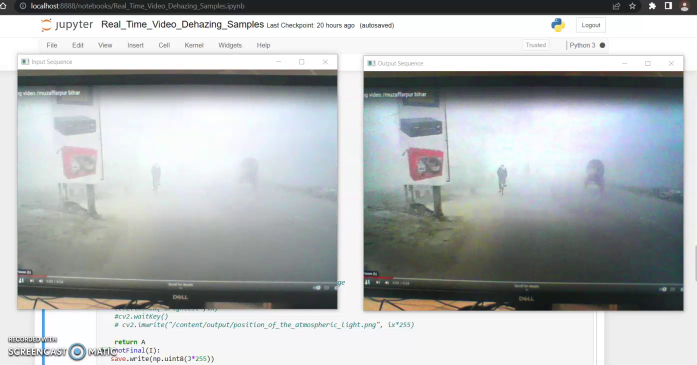
#> input picture frame 62 of Data and Testing/Live Video Testing Rec/Test 1/Rec_1.mp4, 1394 x 730 px, given in place of Vdo_3.mp4, which was not available (shown at 1/2 size)
$ jupyter execute --allow-errors '2) RTVD_IP_ImgDhzrFun.ipynb'   (shell and % lines are left out)   (older library calls are emulated)   (text cells are left out)
#> lines starting #> are read from the running program, lines starting #| are printed output that depends on the picture; pictures that were not available may be replaced by others from this repository, and a replacement may not be noted
[cell 1]
# Importing Libraries:
# !pip install image_dehazer

import numpy as np
import image_dehazer
import cv2
import time
# !pip install imutils
import imutils
from imutils.video import VideoStream
import copy

#> (a cell that did not finish here is left out)

[cell 3]
if __name__ == "__main__":
    # Video Input:
    inputVideoPath = r"E:\College Education\DA-IICT\Study\Sem 3\Pratik - Projects\Video Dehazing\Input Images & Videos\Input Videos\Vdo_3.mp4"
    vidObj = cv2.VideoCapture(inputVideoPath)

    # Loop for frames:
    fourcc = cv2.VideoWriter_fourcc(*'MP4V')
    frame_width = vidObj.get(cv2.CAP_PROP_FRAME_WIDTH)
    frame_height = vidObj.get(cv2.CAP_PROP_FRAME_HEIGHT)
    fps = vidObj.get(cv2.CAP_PROP_FPS)
    frame_nos = vidObj.get(cv2.CAP_PROP_FRAME_COUNT)
    save = cv2.VideoWriter('E:\College Education\DA-IICT\Study\Sem 3\Pratik - Projects\Video Dehazing\Input Images & Videos\Input Videos\output.mp4',fourcc, fps, (int(frame_width), int(frame_height)))

    FI = None
    for frame_idx in range(int(frame_nos+1)):
      ret, I = vidObj.read()

      # [7 lines of commented-out code are left out]
      if frame_idx and ret:
        FI = final(I)
        save.write(FI)


      # Breaking Loop:
      if cv2.waitKey(1) & 0xFF == ord('q'):
        break
#> this loop made 1 pass; (key q is pressed on pass 1)
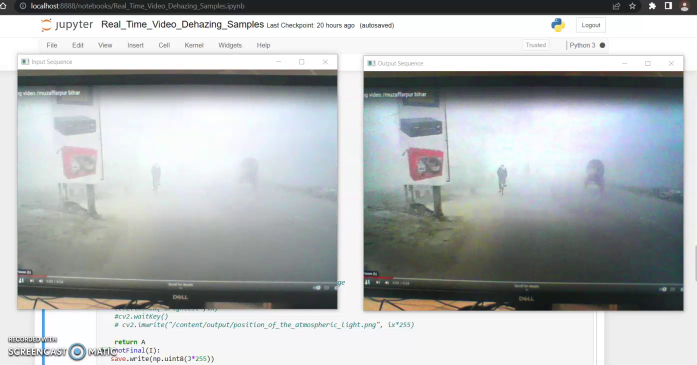
#> input picture frame 62 of Data and Testing/Live Video Testing Rec/Test 1/Rec_1.mp4, 1394 x 730 px, given in place of Vdo_3.mp4, which was not available (shown at 1/2 size)
#> I is the input picture: shape (730, 1394, 3); mean B, G, R 180.7, 179.7, 175.7

      # frame_idx+=10
    vidObj.release()
    save.release()
    cv2.destroyAllWindows()

print('Execution Completed')

[cell 4]
vidObj_vs = VideoStream(0).start()
time.sleep(1.0)
start_time = time.time()
#> (the rest of this cell did not finish here and is left out)

[cell 5]
import numpy as np
# import image_dehazer
import cv2
import time
# !pip install imutils
import imutils
from imutils.video import VideoStream
import copy

[cell 6]
def Airlight(HazeImg, AirlightMethod, windowSize):
#> called with AirlightMethod = 'fast', windowSize = 15
    if(AirlightMethod.lower() == 'fast'):
        A = []
        if(len(HazeImg.shape) == 3):
            for ch in range(len(HazeImg.shape)):
                kernel = np.ones((windowSize, windowSize), np.uint8)
                minImg = cv2.erode(HazeImg[:, :, ch], kernel)
                A.append(int(minImg.max()))
#> this loop made 3 passes
#> pass 3, in Airlight, `minImg = cv2.erode(HazeImg[:, :, ch], kernel)`:
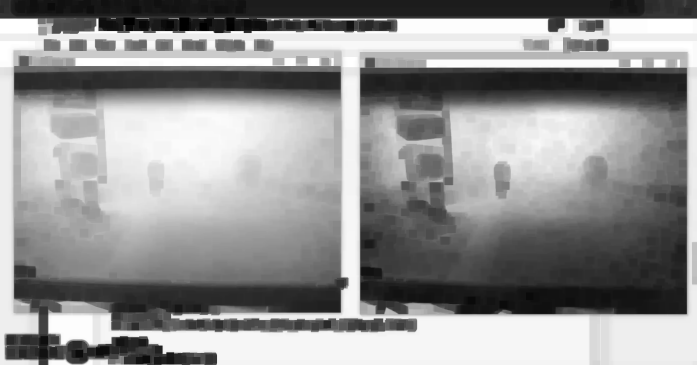
#> minImg: shape (730, 1394) (shown at 1/2 size); min 0, max 255, mean 146.7
#> after the loop, A = [255, 255, 255]
        else:
            kernel = np.ones((windowSize, windowSize), np.uint8)
            minImg = cv2.erode(HazeImg, kernel)
            A.append(int(minImg.max()))
    return(A)

def BoundCon(HazeImg, A, C0, C1, windowSze):
#> called with C0 = 20, C1 = 300, windowSze = 3
    if(len(HazeImg.shape) == 3):

        t_b = np.maximum((A[0] - HazeImg[:, :, 0].astype(np.float)) / (A[0] - C0),
                         (HazeImg[:, :, 0].astype(np.float) - A[0]) / (C1 - A[0]))
        t_g = np.maximum((A[1] - HazeImg[:, :, 1].astype(np.float)) / (A[1] - C0),
                         (HazeImg[:, :, 1].astype(np.float) - A[1]) / (C1 - A[1]))
        t_r = np.maximum((A[2] - HazeImg[:, :, 2].astype(np.float)) / (A[2] - C0),
                         (HazeImg[:, :, 2].astype(np.float) - A[2]) / (C1 - A[2]))

        MaxVal = np.maximum(t_b, t_g, t_r)
        transmission = np.minimum(MaxVal, 1)
    else:
        transmission = np.maximum((A[0] - HazeImg.astype(np.float)) / (A[0] - C0),
                         (HazeImg.astype(np.float) - A[0]) / (C1 - A[0]))
        transmission = np.minimum(transmission, 1)

    kernel = np.ones((windowSze, windowSze), np.float)
    transmission = cv2.morphologyEx(transmission, cv2.MORPH_CLOSE, kernel=kernel)
    return(transmission)

def CalTransmission(HazeImg, Transmission, regularize_lambda, sigma):
#> called with regularize_lambda = 1, sigma = 0.5
    rows, cols = Transmission.shape

    KirschFilters = LoadFilterBank()

    # Normalize the filters
    for idx, currentFilter in enumerate(KirschFilters):
        KirschFilters[idx] = KirschFilters[idx] / np.linalg.norm(currentFilter)

    # Calculate Weighting function --> [rows, cols. numFilters] --> One Weighting function for every filter
    WFun = []
    for idx, currentFilter in enumerate(KirschFilters):
        WFun.append(CalculateWeightingFunction(HazeImg, currentFilter, sigma))
#> this loop made 9 passes
#> pass 1, in CalculateWeightingFunction, `Red = HazeImageDouble[:, :, 2]`:
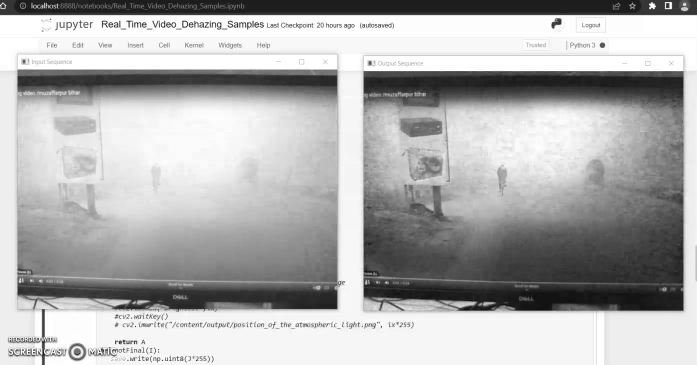
#> Red: shape (730, 1394) float64 (shown at 1/2 size); min 0, max 1, mean 0.689
#> pass 1, in circularConvFilt, `FilteredImg = cv2.filter2D(PaddedImg, -1, Filter)`:
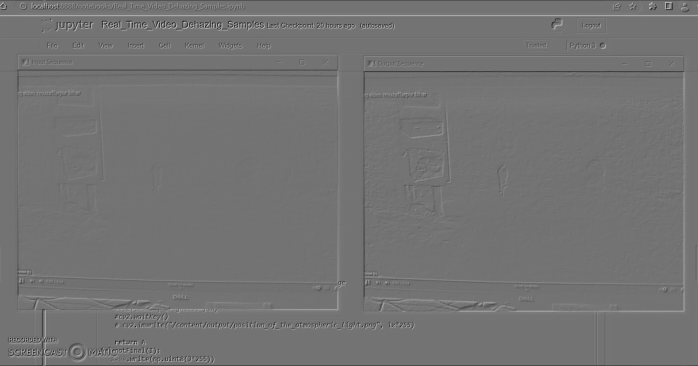
#> FilteredImg: shape (732, 1396) float64 (shown at 1/2 size); min -0.996, max 1.2, mean 1.27e-16; drawn with min black and max white
#> after the loop, WFun = 9 items

    # Precompute the constants that are later needed in the optimization step
    tF = np.fft.fft2(Transmission)
    DS = 0

    for i in range(len(KirschFilters)):
        D = psf2otf(KirschFilters[i], (rows, cols))
        DS = DS + (abs(D) ** 2)
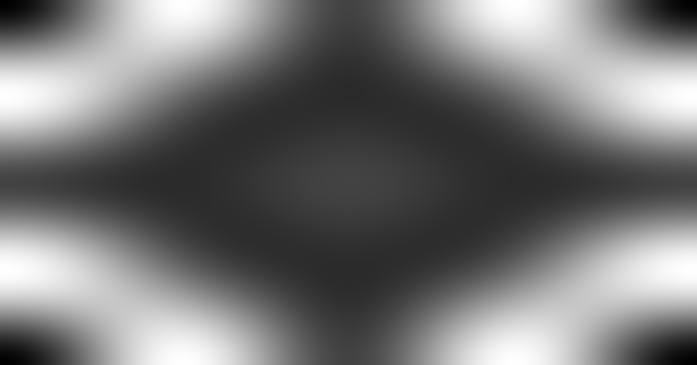
#> DS: shape (730, 1394) float64 (shown at 1/2 size); min 1.91e-31, max 19.53, mean 9; drawn with min black and max white

    # Cyclic loop for refining t and u --> Section III in the paper
    beta = 1                    # Start Beta value --> selected from the paper
    beta_max = 2**8             # Selected from the paper --> Section III --> "Scene Transmission Estimation"
    beta_rate = 2*np.sqrt(2)    # Selected from the paper

    while(beta < beta_max):
        gamma = regularize_lambda / beta

        # Fixing t first and solving for u
        DU = 0
        for i in range(len(KirschFilters)):
            dt = circularConvFilt(Transmission, KirschFilters[i])
            u = np.maximum((abs(dt) - (WFun[i] / (len(KirschFilters)*beta))), 0) * np.sign(dt)
            DU = DU + np.fft.fft2(circularConvFilt(u, cv2.flip(KirschFilters[i], -1)))

        # Fixing u and solving t --> Equation 26 in the paper
        # Note: In equation 26, the Numerator is the "DU" calculated in the above part of the code
        # In the equation 26, the Denominator is the DS which was computed as a constant in the above code

        Transmission = np.abs(np.fft.ifft2((gamma * tF + DU) / (gamma + DS)))
        beta = beta * beta_rate
#> this loop made 6 passes
#> pass 1, in circularConvFilt (call 28), `FilteredImg = cv2.filter2D(PaddedImg, -1, Filter)`:
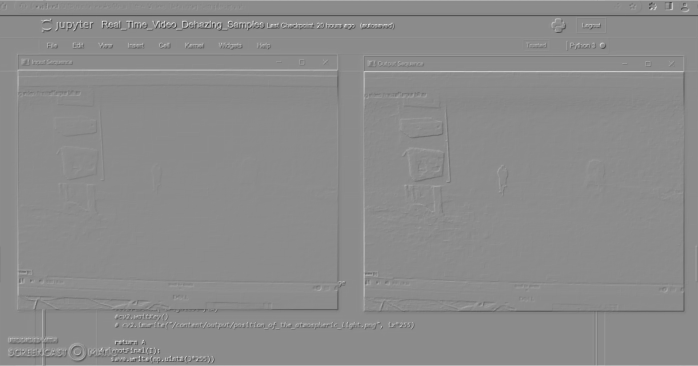
#> FilteredImg: shape (732, 1396) float64 (shown at 1/2 size); min -1.24, max 1.02, mean 5.38e-17; drawn with min black and max white
#> after the loop:
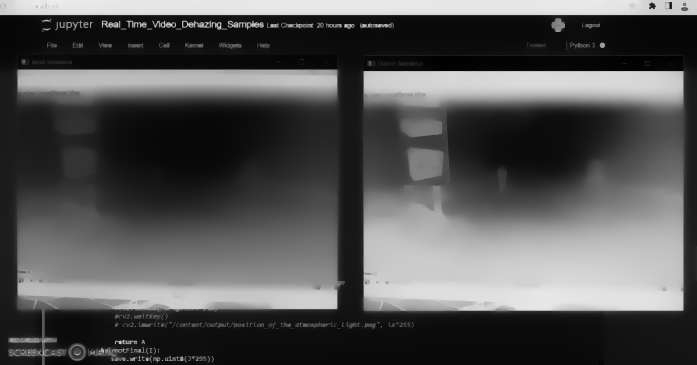
#> Transmission: shape (730, 1394) float64 (shown at 1/2 size); min 0.000409, max 1.01, mean 0.334; drawn with min black and max white
#> after the loop:
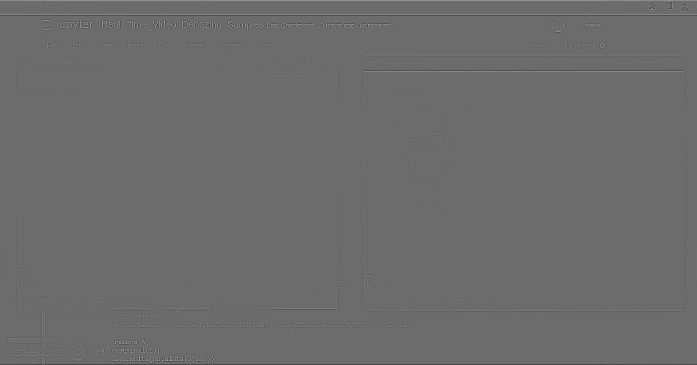
#> dt: shape (730, 1394) float64 (shown at 1/2 size); min -0.447, max 0.607, mean 1.12e-19; drawn with min black and max white
#> after the loop, beta = 512
    return(Transmission)

def LoadFilterBank():
    KirschFilters = []
    KirschFilters.append(np.array([[-3, -3, -3],   [-3, 0, 5],   [-3, 5, 5]]))
    KirschFilters.append(np.array([[-3, -3, -3],   [-3, 0, -3],  [5, 5, 5]]))
    KirschFilters.append(np.array([[-3, -3, -3],   [5, 0, -3],   [5, 5, -3]]))
    KirschFilters.append(np.array([[5, -3, -3],    [5, 0, -3],   [5, -3, -3]]))
    KirschFilters.append(np.array([[5, 5, -3],     [5, 0, -3],   [-3, -3, -3]]))
    KirschFilters.append(np.array([[5, 5, 5],      [-3, 0, -3],  [-3, -3, -3]]))
    KirschFilters.append(np.array([[-3, 5, 5],     [-3, 0, 5],   [-3, -3, -3]]))
    KirschFilters.append(np.array([[-3, -3, 5],    [-3, 0, 5],   [-3, -3, 5]]))
    KirschFilters.append(np.array([[-1, -1, -1],   [-1, 8, -1],  [-1, -1, -1]]))
    return(KirschFilters)

def CalculateWeightingFunction(HazeImg, Filter, sigma):

    # Computing the weight function... Eq (17) in the paper

    HazeImageDouble = HazeImg.astype(float) / 255.0
    if(len(HazeImg.shape) == 3):
        Red = HazeImageDouble[:, :, 2]
        d_r = circularConvFilt(Red, Filter)

        Green = HazeImageDouble[:, :, 1]
        d_g = circularConvFilt(Green, Filter)

        Blue = HazeImageDouble[:, :, 0]
        d_b = circularConvFilt(Blue, Filter)

        WFun = np.exp(-((d_r**2) + (d_g**2) + (d_b**2)) / (2 * sigma * sigma))
    else:
        d = circularConvFilt(HazeImageDouble, Filter)
        WFun = np.exp(-((d ** 2) + (d ** 2) + (d ** 2)) / (2 * sigma * sigma))
    return(WFun)

def circularConvFilt(Img, Filter):
    FilterHeight, FilterWidth = Filter.shape
    assert (FilterHeight == FilterWidth), 'Filter must be square in shape --> Height must be same as width'
    assert (FilterHeight % 2 == 1), 'Filter dimension must be a odd number.'

    filterHalsSize = int((FilterHeight - 1)/2)
    rows, cols = Img.shape
    PaddedImg = cv2.copyMakeBorder(Img, filterHalsSize, filterHalsSize, filterHalsSize, filterHalsSize, borderType=cv2.BORDER_WRAP)
    FilteredImg = cv2.filter2D(PaddedImg, -1, Filter)
    Result = FilteredImg[filterHalsSize:rows+filterHalsSize, filterHalsSize:cols+filterHalsSize]

    return(Result)

##################
def psf2otf(psf, shape):
    """
    Convert point-spread function to optical transfer function.
    Compute the Fast Fourier Transform (FFT) of the point-spread
    function (PSF) array and creates the optical transfer function (OTF)
    array that is not influenced by the PSF off-centering.
    By default, the OTF array is the same size as the PSF array.
    To ensure that the OTF is not altered due to PSF off-centering, PSF2OTF
    post-pads the PSF array (down or to the right) with zeros to match
    dimensions specified in OUTSIZE, then circularly shifts the values of
    the PSF array up (or to the left) until the central pixel reaches (1,1)
    position.
    Parameters
    ----------
    psf : `numpy.ndarray`
        PSF array
    shape : int
        Output shape of the OTF array
    Returns
    -------
    otf : `numpy.ndarray`
        OTF array
    Notes
    -----
    Adapted from MATLAB psf2otf function
    """
    if np.all(psf == 0):
        return np.zeros_like(psf)

    inshape = psf.shape
    # Pad the PSF to outsize
    psf = zero_pad(psf, shape, position='corner')

    # Circularly shift OTF so that the 'center' of the PSF is
    # [0,0] element of the array
    for axis, axis_size in enumerate(inshape):
        psf = np.roll(psf, -int(axis_size / 2), axis=axis)

    # Compute the OTF
    otf = np.fft.fft2(psf)

    # Estimate the rough number of operations involved in the FFT
    # and discard the PSF imaginary part if within roundoff error
    # roundoff error  = machine epsilon = sys.float_info.epsilon
    # or np.finfo().eps
    n_ops = np.sum(psf.size * np.log2(psf.shape))
    otf = np.real_if_close(otf, tol=n_ops)

    return otf

def zero_pad(image, shape, position='corner'):
    """
    Extends image to a certain size with zeros
    Parameters
    ----------
    image: real 2d `numpy.ndarray`
        Input image
    shape: tuple of int
        Desired output shape of the image
    position : str, optional
        The position of the input image in the output one:
            * 'corner'
                top-left corner (default)
            * 'center'
                centered
    Returns
    -------
    padded_img: real `numpy.ndarray`
        The zero-padded image
    """
    shape = np.asarray(shape, dtype=int)
    imshape = np.asarray(image.shape, dtype=int)

    if np.alltrue(imshape == shape):
        return image

    if np.any(shape <= 0):
        raise ValueError("ZERO_PAD: null or negative shape given")

    dshape = shape - imshape
    if np.any(dshape < 0):
        raise ValueError("ZERO_PAD: target size smaller than source one")

    pad_img = np.zeros(shape, dtype=image.dtype)

    idx, idy = np.indices(imshape)

    if position == 'center':
        if np.any(dshape % 2 != 0):
            raise ValueError("ZERO_PAD: source and target shapes "
                             "have different parity.")
        offx, offy = dshape // 2
    else:
        offx, offy = (0, 0)

    pad_img[idx + offx, idy + offy] = image

    return pad_img

def removeHaze(HazeImg, Transmission, A, delta):
    '''
    :param HazeImg: Hazy input image
    :param Transmission: estimated transmission
    :param A: estimated airlight
    :param delta: fineTuning parameter for dehazing --> default = 0.85
    :return: result --> Dehazed image
    '''
#> called with delta = 0.85

    # This function will implement equation(3) in the paper
    # " https://www.cv-foundation.org/openaccess/content_iccv_2013/papers/Meng_Efficient_Image_Dehazing_2013_ICCV_paper.pdf "

    epsilon = 0.0001
    Transmission = pow(np.maximum(abs(Transmission), epsilon), delta)

    HazeCorrectedImage = copy.deepcopy(HazeImg)
    if(len(HazeImg.shape) == 3):
        for ch in range(len(HazeImg.shape)):
            temp = ((HazeImg[:, :, ch].astype(float) - A[ch]) / Transmission) + A[ch]
            temp = np.maximum(np.minimum(temp, 255), 0)
            HazeCorrectedImage[:, :, ch] = temp
#> this loop made 3 passes
#> pass 1, in removeHaze, `temp = ((HazeImg[:, :, ch].astype(float) - A[ch]) / Transmission) + A[..`:
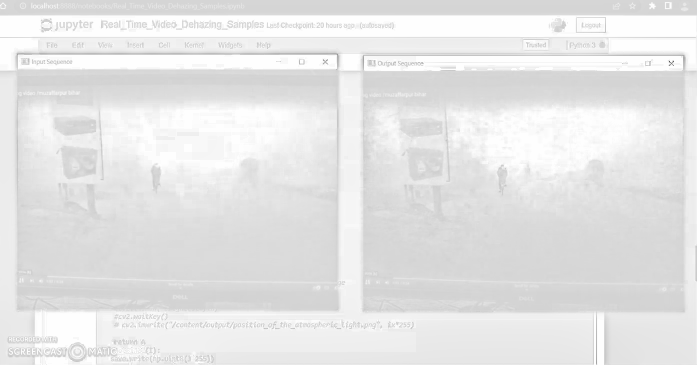
#> temp: shape (730, 1394) float64 (shown at 1/2 size); min -1222, max 255, mean 108.1; drawn with min black and max white
#> pass 1, in removeHaze, `temp = np.maximum(np.minimum(temp, 255), 0)`:
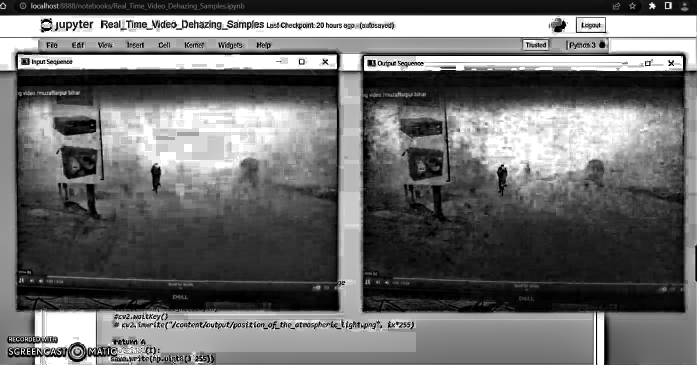
#> temp: shape (730, 1394) float64 (shown at 1/2 size); min 0, max 255, mean 109.1
#> after the loop:
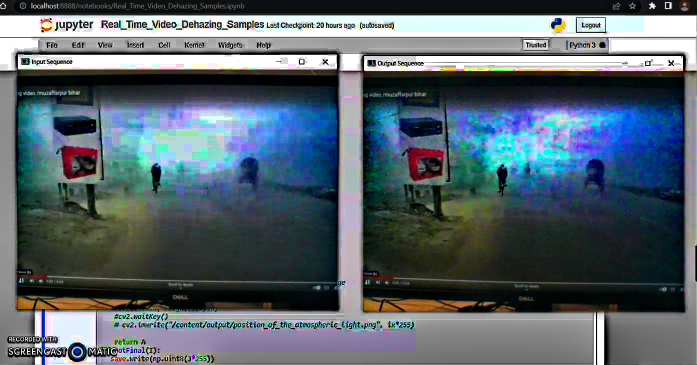
#> HazeCorrectedImage: shape (730, 1394, 3) (shown at 1/2 size); mean B, G, R 108.7, 100.1, 86.7
#> (key q is pressed here)
#> `Channels = cv2.split(HazeImg)`: Channels = ()
    else:
        temp = ((HazeImg.astype(float) - A[0]) / Transmission) + A[0]
        temp = np.maximum(np.minimum(temp, 255), 0)
        HazeCorrectedImage = temp
    return(HazeCorrectedImage)

#> (the rest of this cell did not finish here and is left out)

[cell 7]
# [253 lines left out: functions Airlight, BoundCon, CalTransmission, LoadFilterBank, CalculateWeightingFunction, circularConvFilt and 3 more, not called in this run]

#> (the rest of this cell did not finish here and is left out)

[cell 8]
import matplotlib.pyplot as plt
import numpy as np
import cv2
from cv2.ximgproc import guidedFilter
from skimage.restoration import denoise_tv_chambolle, denoise_bilateral
from skimage.io import imread, imsave

# [24 lines left out: function KNB, not called in this run]

def rgb2gray(img):
    img_gray = np.double( (0.2989*img[:,:,0] + 0.5870*img[:,:,0] + 0.1140*img[:,:,0])) # RGB to Gray Conversion
    return img_gray

S = 19 # Defines the size of sliding-window (SxS) for Airlight estimation


### Construction of a synthetic image degraded with haze
# [14 lines of commented-out code are left out]
f_c = np.double(cv2.imread(r"E:\College Education\DA-IICT\Study\Sem 3\Pratik - Projects\Video Dehazing\Input Images & Videos\Input Images\Online Images\foggy_bench.jpg")) # Read Input Hazy Image
#> f_c = nan
# cv2.imshow('win1',f_c)
####################
# Size of the Input Image
#> (the rest of this cell did not finish here and is left out)

$ run again, starting later in the video
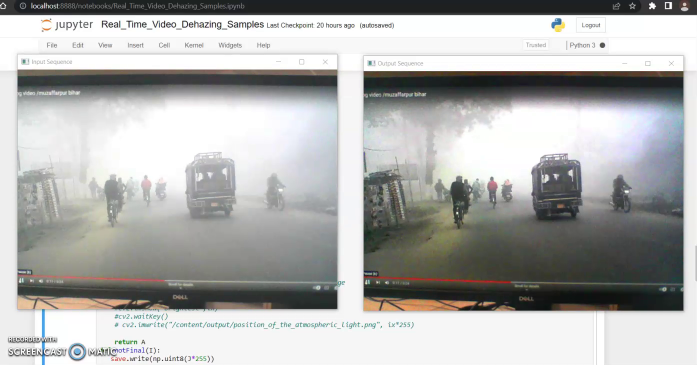
#> input picture frame 281 of Data and Testing/Live Video Testing Rec/Test 1/Rec_1.mp4, 1394 x 730 px, given in place of Vdo_3.mp4, which was not available (shown at 1/2 size)
#> the loop `for frame_idx in range(int(frame_nos+1)):` made 1 pass; (key q is pressed on pass 1)
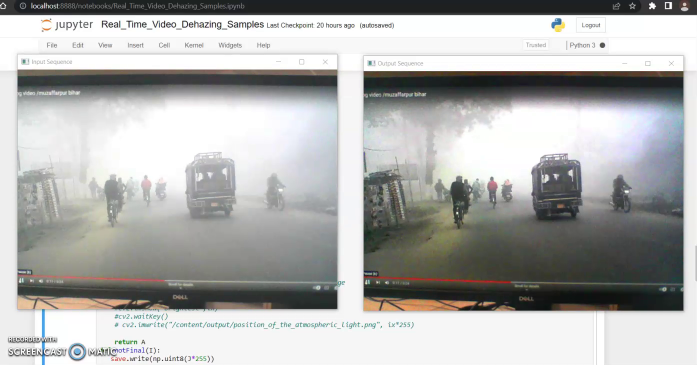
#> input picture frame 281 of Data and Testing/Live Video Testing Rec/Test 1/Rec_1.mp4, 1394 x 730 px, given in place of Vdo_3.mp4, which was not available (shown at 1/2 size)
#> I is the input picture: shape (730, 1394, 3); mean B, G, R 174.6, 176, 175.5
#> after the loop in Airlight, `for ch in range(len(HazeImg.shape)):`: A = [255, 255, 255]
#> after the loop in CalTransmission, `for idx, currentFilter in enumerate(KirschFilters):`: WFun = 9 items
#> after the loop in CalTransmission, `while(beta < beta_max):`:
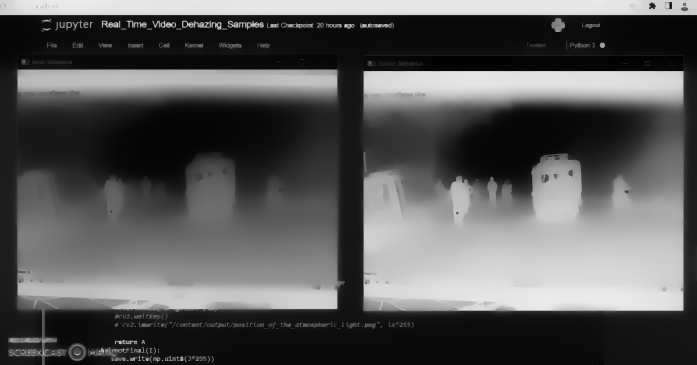
#> Transmission: shape (730, 1394) float64 (shown at 1/2 size); min 0.00121, max 1.01, mean 0.353; drawn with min black and max white
#> after the loop in CalTransmission, `while(beta < beta_max):`: beta = 512
#> after the loop in removeHaze, `for ch in range(len(HazeImg.shape)):`:
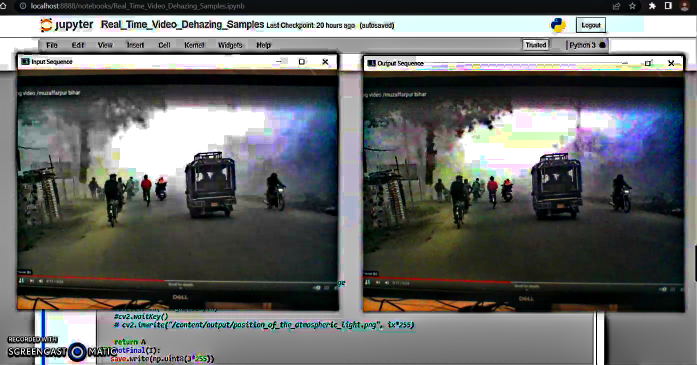
#> HazeCorrectedImage: shape (730, 1394, 3) (shown at 1/2 size); mean B, G, R 103, 103.5, 101.9
#> Channels = ()
#> f_c = nan
